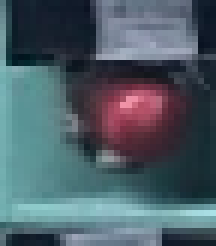
#> input picture Algorithm/port_classification/gallery/type1/images/type1_1_13_1_2.jpg, 36 x 41 px, found by its file name (shown 6 times larger); its folder holds only this picture in this run
$ python classify.py
#> lines starting #> are read from the running program, lines starting #| are printed output that depends on the picture
# -*- coding: utf-8 -*-
"""
Created on Mon Mar 11 14:05:33 2019

@author: maoyingxue
"""

import numpy as np
import cv2
import pickle
import os
import operator
class Classify():
    def __init__(self):
        self.getTrainFeature("Algorithm/classification/trainData.txt")
    def getTrainFeature(self,path,reload=False):
#> called with path = 'Algorithm/classification/trainData.txt', reload = False
        if os.path.exists(path) and reload==False:
            self.trainData=pickle.load(open(path,"rb"))
            self.trainFeature=self.trainData['trainFeature']
            self.trainLabels=self.trainData['trainLabels']
        else:
            self.trainFeature=[]
            self.trainLabels=[]
            imgpath="images"
            files=os.listdir(imgpath)
            for file in files:
                tmp=file.split("_")
                img=cv2.imread(os.path.join(imgpath,file))
#> img is the input picture: shape (41, 36, 3); mean B, G, R 103.1, 93.8, 77.4
                print(file,img.shape)
#| type1_1_13_1_2.jpg (41, 36, 3)
                img=cv2.resize(img,(500,700))
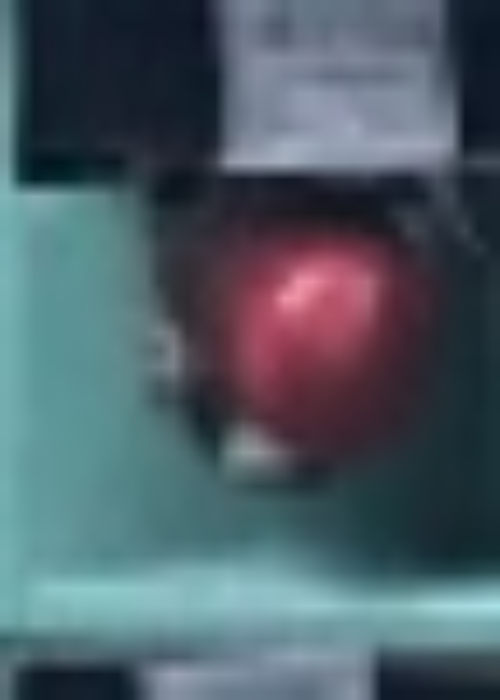
#> img: shape (700, 500, 3); mean B, G, R 103, 93.7, 77.3
                hsv = cv2.cvtColor(img,cv2.COLOR_BGR2HSV)
#> hsv: shape (700, 500, 3); mean H, S, V 109.8, 93.2, 107.4
                hist1 = cv2.calcHist([hsv], [0], None, [9], [0, 180])
#> hist1 = [0, 0, 0, 0, 158739, 133692, 7883, 8370, 41316]
                hist2 = cv2.calcHist([hsv], [1], None, [16], [0, 256])
#> hist2 = [527, 3533, 25719, 42977, 55762, 66582, 56634, 31915, 39455, 19969, 4620, 904, 320, 345, 499, 239]
                hist = np.append(hist1, hist2)
#> hist = 25 values, max 158739 at index 4, min 0 at index 0, mean 28000
#| (1, 25)
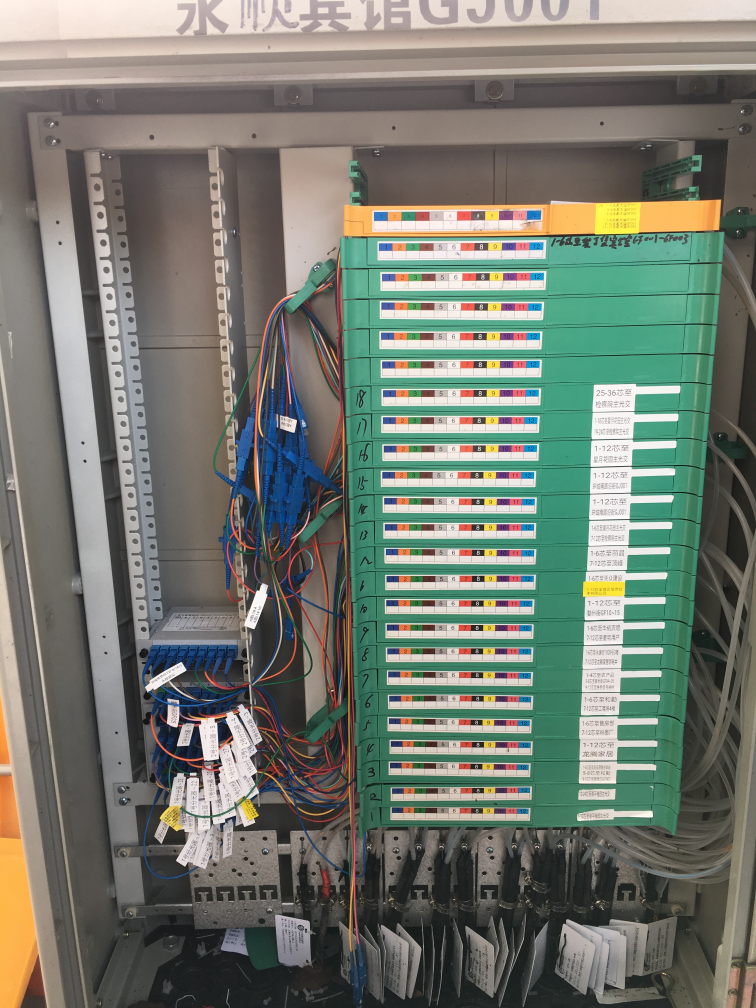
#> input picture stores/testImages2/5_2_1.jpg, 3024 x 4032 px, found by its file name (shown at 1/4 size)
#> further down, img is the input picture: shape (4032, 3024, 3); mean B, G, R 111.6, 121.8, 115.9
                self.trainFeature.append(hist)
                self.trainLabels.append(tmp[0]+"_"+tmp[1])
                #print(hist,tmp[0]+"_"+tmp[1])
            self.trainFeature=np.array(self.trainFeature)
            pickle.dump({'trainFeature':self.trainFeature,'trainLabels':self.trainLabels},open(path,"wb"))
    def predict(self,img):
        img=cv2.resize(img,(500,700))
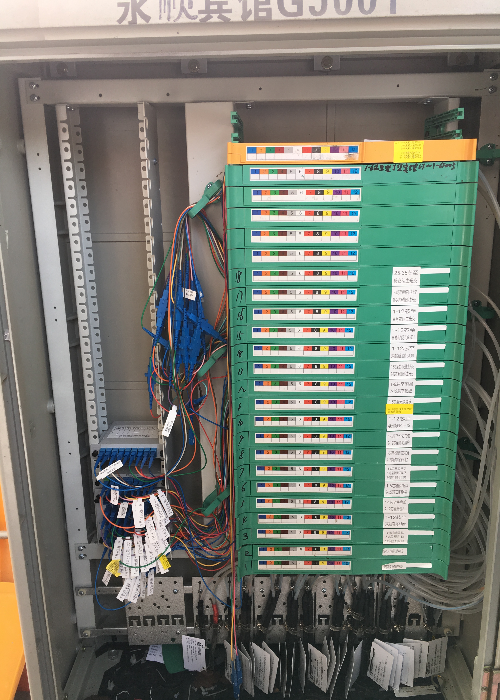
#> img: shape (700, 500, 3); mean of channels 0, 1, 2 111.4, 121.7, 115.8; drawn as B, G, R
        hsv = cv2.cvtColor(img,cv2.COLOR_BGR2HSV)
#> hsv: shape (700, 500, 3); mean H, S, V 45.5, 56.7, 131.2
        hist1 = cv2.calcHist([hsv], [0], None, [9], [0, 180])
#> hist1 = [158635, 56334, 6913, 52267, 34585, 19209, 5779, 2272, 14006]
        hist2 = cv2.calcHist([hsv], [1], None, [16], [0, 256])
#> hist2 = [66917, 88458, 76932, 20993, 5325, 4278, 7509, 19994, 25866, 16438, 5807, 6092, 2310, 1374, 831, 876]
        hist = np.append(hist1, hist2)
#> hist = 25 values, max 158635 at index 0, min 831 at index 23, mean 28000
        return self.knn(hist)
    def knn(self,testfeature,k=1):
#> called with testfeature = array of shape (25,), k = 1
        dataSetSize = self.trainFeature.shape[0]
#> dataSetSize = 1
        diffMat = np.tile(testfeature, (dataSetSize,1)) - self.trainFeature
        sqDiffMat = diffMat**2
        sqDistances = sqDiffMat.sum(axis=1)
#> sqDistances = [8.44e+10]
        distances = sqDistances**0.5
#> distances = [290455.2]
        sortedDistIndicies = distances.argsort()
#> sortedDistIndicies = [0]
        classCount={}
        for i in range(k):
            voteIlabel = self.trainLabels[sortedDistIndicies[i]]
            classCount[voteIlabel] = classCount.get(voteIlabel,0) + 1
#> this loop made 1 pass
#> voteIlabel on pass 1: 'type1_1'
#> after the loop, classCount = {'type1_1': 1}
        sortedClassCount = sorted(classCount.items(), key=operator.itemgetter(1), reverse=True)
#> sortedClassCount = [('type1_1', 1)]
        return sortedClassCount[0][0]
if __name__=='__main__':
    cls=Classify()
    print(cls.trainFeature.shape)
    img=cv2.imread("images/5_2_1.jpg")
    result=cls.predict(img)
#> result = 'type1_1'
    print(result)
#| type1_1
